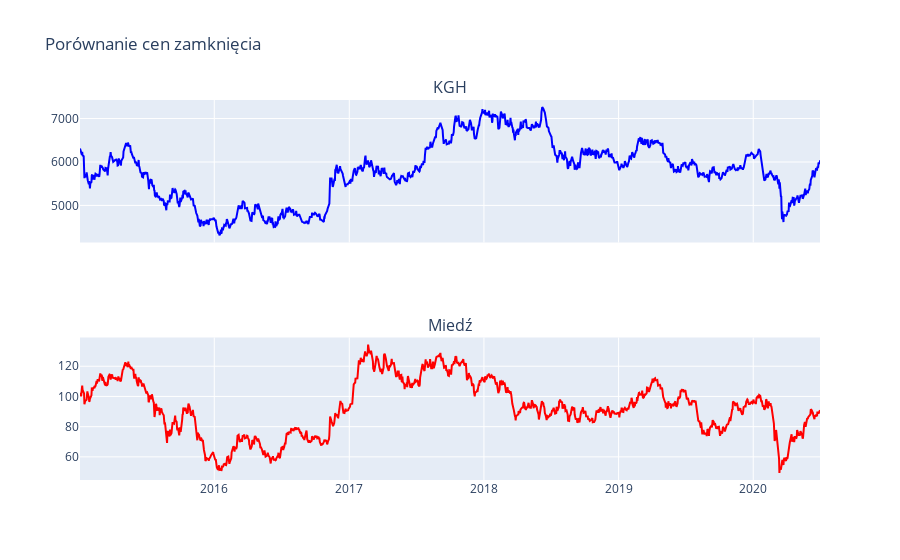

Notebook code for this chart:
### Code cell
fig = make_subplots(rows = 2, cols = 1, subplot_titles = 
                             ['KGH', 'Miedź'], shared_xaxes = True)
fig.add_trace(go.Scatter(x = all['Data'], y = all['Miedź'], mode = 'lines', line=dict(color='blue'), showlegend = False), 1,1)
fig.add_trace(go.Scatter(x = all['Data'], y = all['KGH'], mode = 'lines', line=dict(color='red'), showlegend = False), 2,1)
fig.update_layout(title = 'Porównanie cen zamknięcia')
iplot(fig)

### Figure 1 — Plotly figure (JSON) as saved in the notebook; plotly's stock layout.template omitted (floating-point values rounded to 4 significant figures; data arrays with more than 128 entries replaced by an {"elided": "..."} marker saying what was removed)
{"data": [{"line": {"color": "blue"}, "mode": "lines", "showlegend": false, "type": "scatter", "x": {"elided": "1353 str values"}, "xaxis": "x", "y": {"elided": "1353 float values"}, "yaxis": "y"}, {"line": {"color": "red"}, "mode": "lines", "showlegend": false, "type": "scatter", "x": {"elided": "1353 str values"}, "xaxis": "x2", "y": {"elided": "1353 float values"}, "yaxis": "y2"}], "layout": {"annotations": [{"font": {"size": 16}, "showarrow": false, "text": "KGH", "x": 0.5, "xanchor": "center", "xref": "paper", "y": 1, "yanchor": "bottom", "yref": "paper"}, {"font": {"size": 16}, "showarrow": false, "text": "Miedź", "x": 0.5, "xanchor": "center", "xref": "paper", "y": 0.375, "yanchor": "bottom", "yref": "paper"}], "autosize": true, "title": {"text": "Porównanie cen zamknięcia"}, "xaxis": {"anchor": "y", "autorange": true, "domain": [0, 1], "matches": "x2", "range": ["2015-01-02", "2020-06-30"], "showticklabels": false, "type": "date"}, "xaxis2": {"anchor": "y2", "autorange": true, "domain": [0, 1], "range": ["2015-01-02", "2020-06-30"], "type": "date"}, "yaxis": {"anchor": "x", "autorange": true, "domain": [0.625, 1], "range": [4146.0, 7426.0], "type": "linear"}, "yaxis2": {"anchor": "x2", "autorange": true, "domain": [0, 0.375], "range": [44.68, 139.0], "type": "linear"}}}
